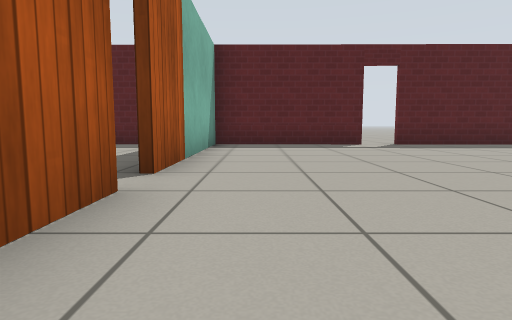
View 1 (above)

16 first-person views from a walk through a robot-simulator world made for Gazebo. The camera is 0.5 m above the floor, tilts 6° down and sees 75° across. The floor is counted in squares, 1 m on a side. Each view is taken from the middle of a square. On the plan, view 1 faces up. The plan holds only what a view shows up to about 9 squares ahead; the rest is blank. Gazebo's built-in surfaces are drawn with simple patterns.

View 2
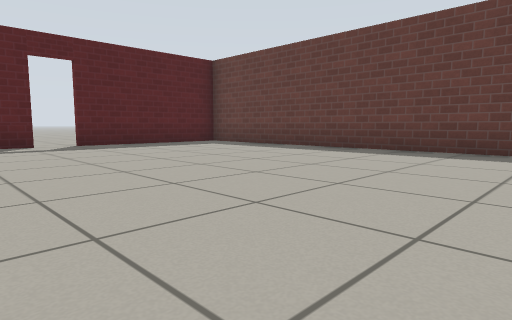

View 3
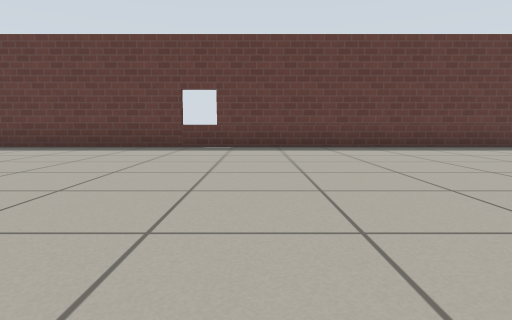

View 4
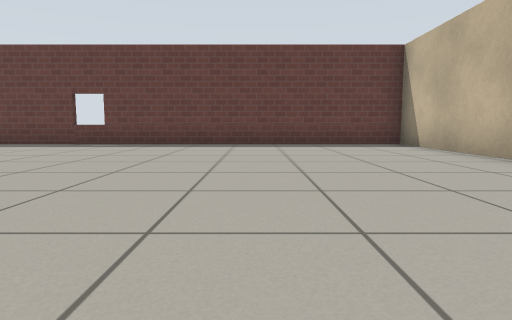

View 5
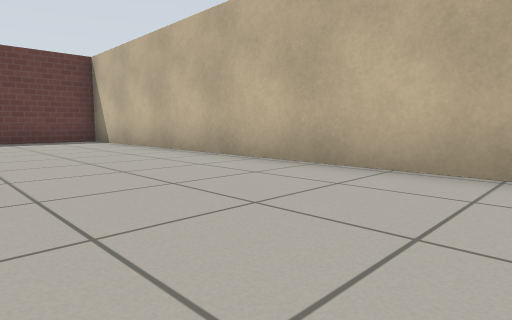

View 6
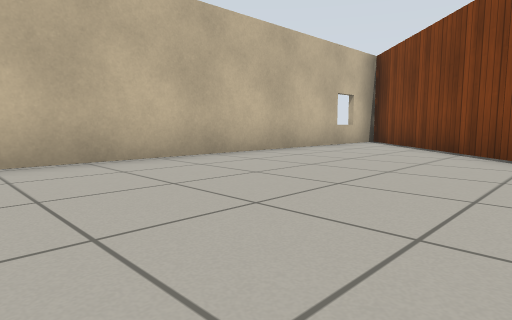

View 7
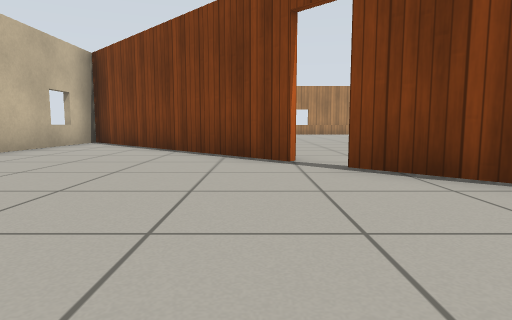

View 8
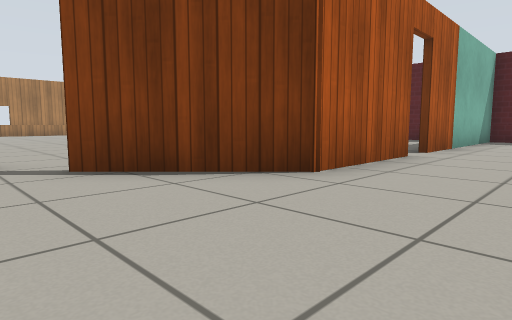

View 9
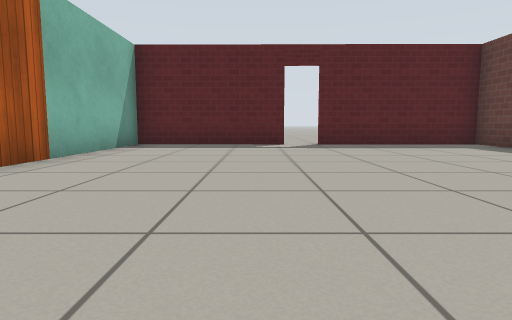

View 10
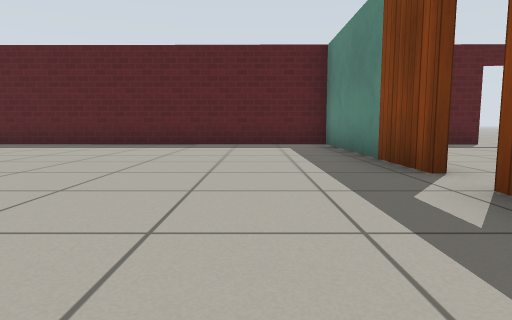

View 11
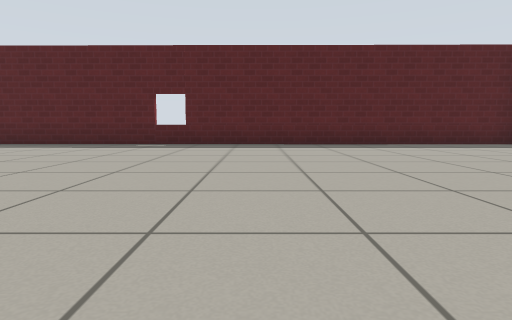

View 12
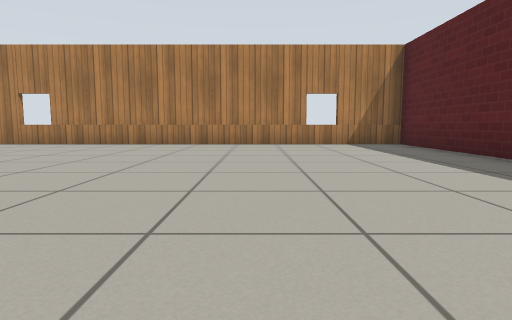

View 13
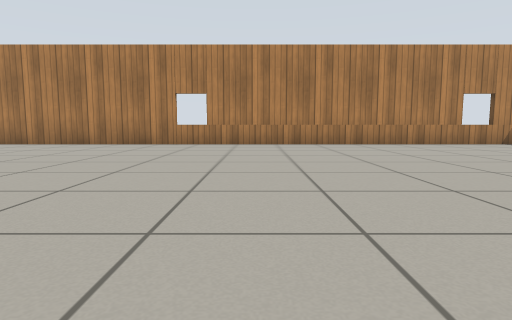

View 14
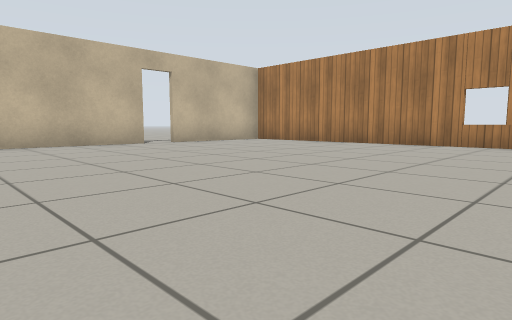

View 15
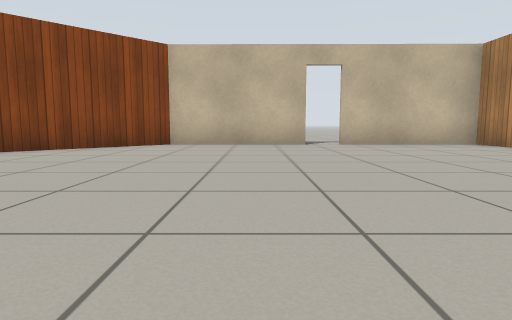

View 16
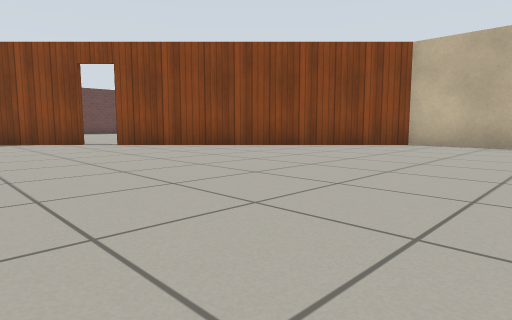

### Floor plan
Ten units are one square. View 1 is at (0, 0); x grows to the right and y downward. Boxes are objects, and circles mark ways between rooms. Rooms are numbered by the first view taken in them; rooms with no view inside come last. Other rooms are left out.
<svg viewBox="-171 -95 252 180">
<path fill="none" stroke="#000" d="M-10 -25 -10 0 -29 19M-35 25 -82 72M28 -86 -9 -86M-10 -86 -10 -34M-82 76 76 77 76 -86 35 -86M-30 18 -15 3M-124 76 -88 76 -36 24M-12 -34 -12 -86M-9 -86 -166 -87 -166 75 -131 76"/>
<circle cx="-10" cy="-30" r="3" fill="#2a7"/>
<circle cx="-30" cy="20" r="3" fill="#2a7"/>
<text x="20" y="0">1</text>
<text x="-100" y="-10">2</text>
</svg>
Room 1 opens to room 2.

Where each view was taken, in squares from view 1:
view 1: 0 up, 0 right, facing up
view 2: 0 up, 1 right, facing up-right
view 3: 1 down, 0 right, facing right
view 4: 4 down, 1 left, facing right
view 5: 4 down, 3 left, facing down-right
view 6: 3 down, 1 right, facing down-left
view 7: 3 down, 1 right, facing left
view 8: 3 down, 1 right, facing up-left
view 9: 0 up, 2 right, facing up
view 10: 0 up, 3 left, facing up
view 11: 0 up, 8 left, facing up
view 12: 5 up, 8 left, facing left
view 13: 1 up, 8 left, facing left
view 14: 1 up, 8 left, facing down-left
view 15: 1 up, 11 left, facing down
view 16: 1 up, 12 left, facing down-right
